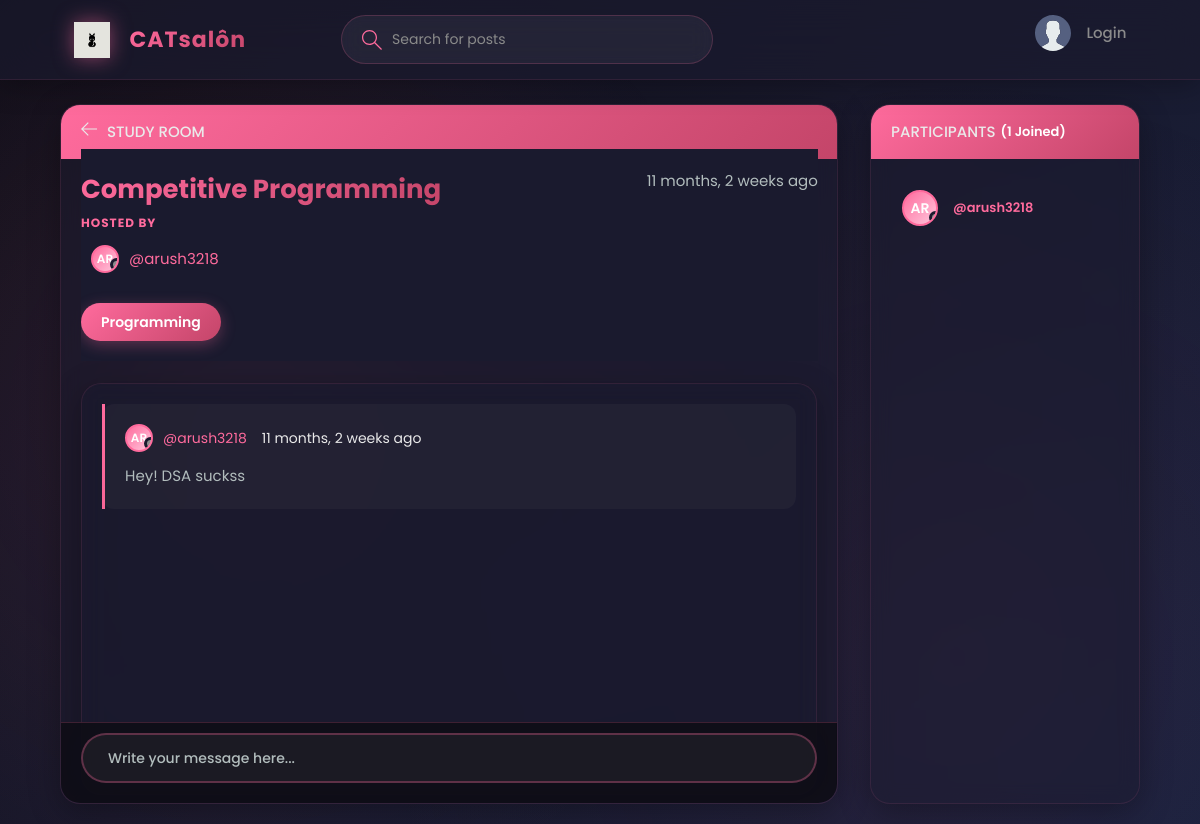
The app's page /room/1/, older data.
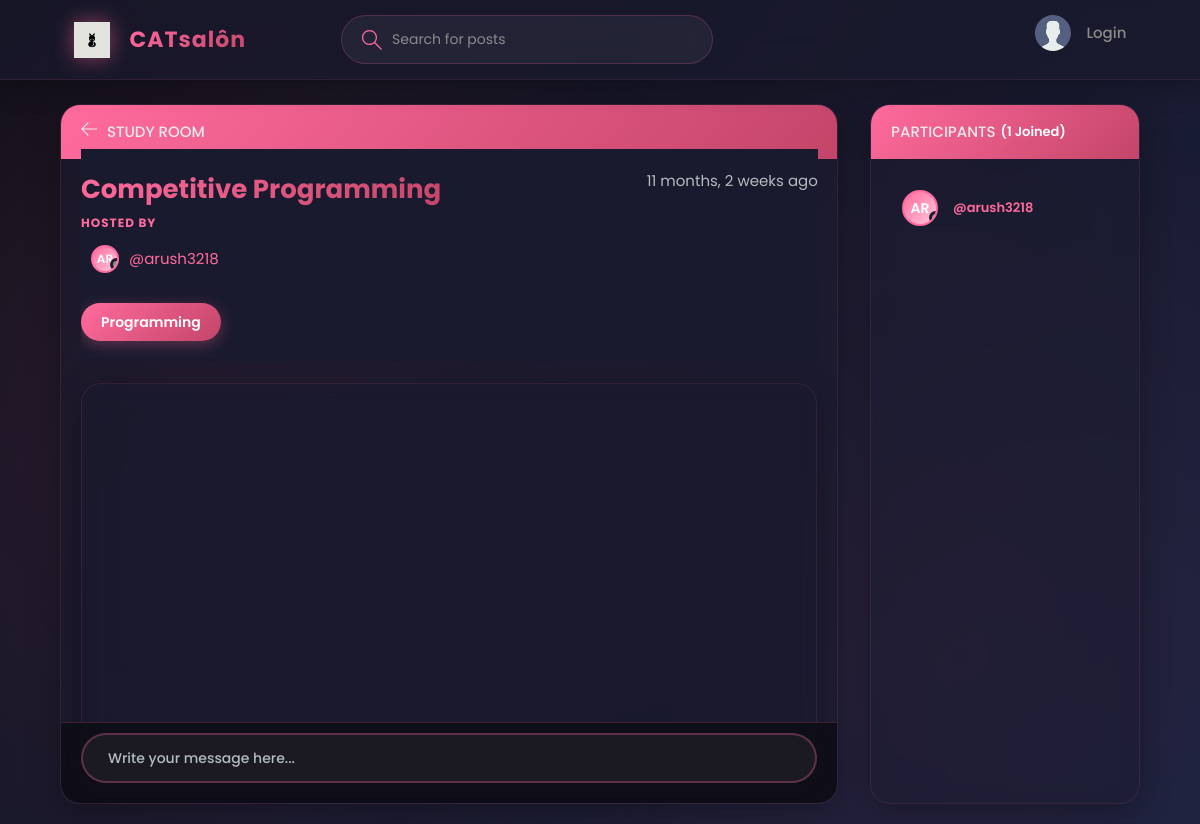
The same page, newer data.
### base/models.py (models this page shows, shortened)
class Message(models.Model):
    user = models.ForeignKey(User, on_delete=models.CASCADE)
    room = models.ForeignKey(Room, on_delete=models.CASCADE)
    body = models.TextField()
    updated = models.DateTimeField(auto_now =True)
    created = models.DateTimeField(auto_now_add=True)

### base/views.py (the view, shortened to what this page needs)
# urls.py: path('room/<str:pk>/', views.room, name = 'room'),
def room(request, pk):
    room = Room.objects.get(id=pk)
    room_messages = room.message_set.all().order_by('-created')
    participants = room.participants.all()
    context = {'room': room, 'room_messages': room_messages, 'participants': participants}
    return render(request, 'base/room.html', context)

### base/models.py (called while the page is built)
    def __str__(self):
        return self.name

### base/templates/base/room.html (shortened to what this page needs)
{% extends 'main.html' %} {% block content %}
<main class="profile-page layout layout--2">
  <div class="container">
    <div class="room">
      <div class="room__top">
        <div class="room__topLeft">
          <a href="{% url 'home' %}">
            <svg
              version="1.1"
              xmlns="http://www.w3.org/2000/svg"
              width="32"
              height="32"
              viewBox="0 0 32 32"
            >
              <title>arrow-left</title>
              <path
                d="M13.723 2.286l-13.723 13.714 13.719 13.714 1.616-1.611-10.96-10.96h27.625v-2.286h-27.625l10.965-10.965-1.616-1.607z"
              ></path>
            </svg>
          </a>
          <h3>Study Room</h3>
        </div>
      </div>
      <div class="room__box scroll">
        <div class="room__header scroll">
          <div class="room__info">
            <h3>{{room.name}}</h3>
            <span>{{room.created|timesince}} ago</span>
          </div>
          <div class="room__hosted">
            <p>Hosted By</p>
            <a
              href="{% url 'user_profile' room.host.id %}"
              class="room__author"
            >
              <div class="avatar avatar--small">
                {{ room.host.username|slice:":2"|upper }}
              </div>
              <span>@{{room.host.username}}</span>
            </a>
          </div>
          <span class="room__topics">{{room.topic}}</span>
        </div>
        <div class="room__conversation">
          <div class="threads scroll">
            {% for message in room_messages %}
            <div class="thread">
              <div class="thread__top">
                <div class="thread__author">
                  <a
                    href="{% url 'user_profile' message.user.id %}"
                    class="thread__authorInfo"
                  >
                    <div class="avatar avatar--small">
                      {{ message.user.username|slice:":2"|upper }}
                    </div>
                    <span>@{{message.user.username}}</span>
                  </a>
                  <span class="thread__date"
                    >{{message.created|timesince}} ago</span
                  >
                </div>
              </div>
              <div class="thread__details">{{message.body}}</div>
            </div>
            {% endfor %}
          </div>
        </div>
      </div>
      <div class="room__message">
        <form action="" method="POST">
          <input name="body" placeholder="Write your message here..." />
        </form>
      </div>
    </div>
    <div class="participants">
      <h3 class="participants__top">
        Participants <span>({{participants.count}} Joined)</span>
      </h3>
      <div class="participants__list scroll">
        {% for user in participants %}
        <a href="{%  url 'user_profile' user.id %}" class="participant">
          <div class="avatar avatar--medium">
            {{ user.username|slice:":2"|upper }}
          </div>
          <p>
            <span>@{{user.username}}</span>
          </p>
        </a>
        {% endfor %}
      </div>
    </div>
  </div>
</main>
{% endblock content %}

Row changes from the older to the newer data that the page shows:
removed Message: user.username "AR", user.username "arush3218", created "11 months, 2 weeks", body "Hey! DSA suckss"
